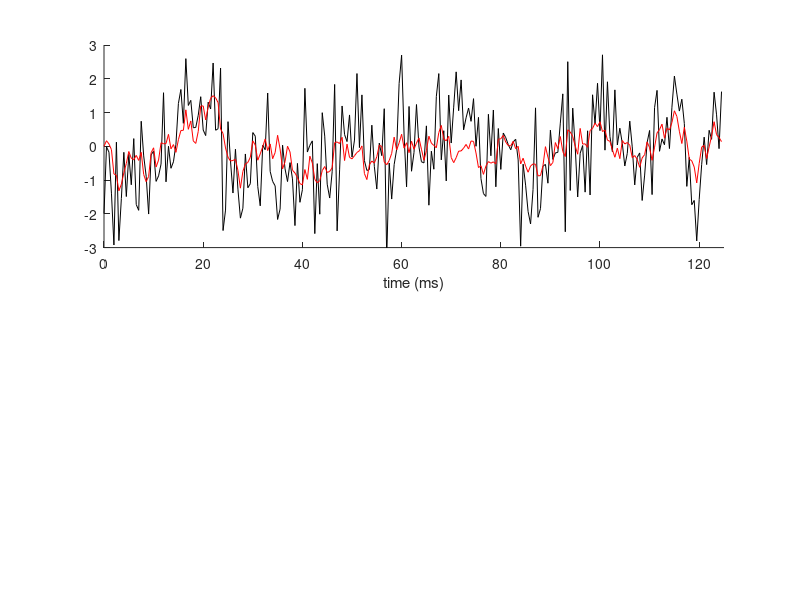

Reproduce this figure in MATLAB. (Note: this script raises an error after producing the figure.)
%
%  Gabbiani & Cox, Mathematics for Neuroscientists, 2nd ed
%

%%
%relaxation time constant and steady-state SD
tau_ou = 2.7; %ms
sig_ou = 0.55; %mu S

%time step and time vector
dt = 0.5; %ms
fs = 1/(dt*1e-3); %sampling freq
fn = fs/2; %nyquist freq

%this gives 16 segments to average over for the 
%power spectrum
n_seg = 32;
seg_len = 2048;
n_v = 0:(n_seg*seg_len-1);
t_v = n_v*dt;
n_t_v = length(t_v);

%numerical simulation factors
nsf_1 = exp(-dt/tau_ou);
nsf_2 = sqrt(1-exp(-2*dt/tau_ou));

%initial value of the random conductance variable
x0 = 0;

%random white noise increment
w_vou = normrnd(0,1,1,n_t_v);
u_vou = sig_ou*nsf_2*w_vou;

%save space for random vector
x_vou = zeros(1,n_t_v);

%initial condition
x_vou(1) = x0;

for i =2:n_t_v
    %stochastic update
    x_vou(i) = x_vou(i-1)*nsf_1 + u_vou(i);
end;

%white noise
sigma_w = 1;
y_vw = randn(size(x_vou));

z = x_vou + y_vw;

h_f1 = figure; 
h_a1 = subplot(2,1,1);
%show data
line('Parent',h_a1,'XData',t_v(1:250),'YData',z(1:250));
line('Parent',h_a1,'XData',t_v(1:250),'YData',x_vou(1:250),'Color','r');
set(h_a1,'XLim',[0 125],'YLim',[-3 3]);
xlabel(h_a1,'time (ms)');

%% 

%debug
%2048 = window length (hamming)
%1024 = overlap (50 percent)
%2048 = number of samples for fft
%2000 = sampling frequency (0.5 ms = 2kHz)
%[px_w,f_w] = pwelch(x_vou,seg_len,seg_len/2,seg_len,fs,'twosided');
%line('Parent',handles.axes4,'XData',f_w(1:seg_len/2 + 1),'YData',px_w(1:seg_len/2+1),'Color','r');

%[py_w,f_w] = pwelch(y_vw,seg_len,seg_len/2,seg_len,fs,'twosided');
%line('Parent',handles.axes4,'XData',f_w(1:seg_len/2 + 1),'YData',py_w(1:seg_len/2+1));

%[pz_w,f_w] = pwelch(z,seg_len,seg_len/2,seg_len,fs,'twosided');
%line('Parent',handles.axes4,'XData',f_w(1:seg_len/2 + 1),'YData',pz_w(1:seg_len/2+1),'Color','k');

%theoretical power spectrum OU process
f = 0:0.1:1000;
pfou = 2*sig_ou^2*tau_ou*1e-3./(1 + (2*pi*f*tau_ou*1e-3).^2);
%line('Parent',handles.axes4,'XData',f,'YData',pfou,'Color','g');

%theoretical power spectrum white noise
pfw = sigma_w^2/(2*fn)*ones(size(f));

%line('Parent',handles.axes4,'XData',f,'YData',pfw,'Color','b');

%theoretical power spectrum sum of OU and white noise
pfz = pfw + pfou;
%line('Parent',handles.axes4,'XData',f,'YData',pfz,'Color','r');

%top_ylim = 10e-8;
%set(handles.axes4,'XLim',[0 200]); %,'YLim',[0 top_ylim]);

nfft = 2048;
noverlap = 1024;
window = 2048;
[Cxy,F] = mscohere(z,x_vou,window,noverlap,nfft,fs);
h_a2 = subplot(2,1,2);
line('Parent',h_a2,'XData',F,'YData',Cxy);
xlabel(h_a2,'frequency (Hz)');
ylabel(h_a2,'coherence');

%theoretical mean square coherence
cxy_t = pfou./pfz;
line('Parent',h_a2,'XData',f,'YData',cxy_t,'Color','r');

%%
%
% modified from whiten1
%

% Generate an oversampled white noise segment in the frequency domain
% Passes the white noise through a static non-linearity. Computes 
% autocorrelations of the input and outpout, cross correlation and 
% corresponding quantities in the Fourier domain. Analytical results
% are plotted as well.
   
%
% Generate the white noise
%

stddev = 1;
fc = 100; %cut-off frequency Hz
deltat = 1e-3; %sampling step, converts from msec in sec
fs = 1/deltat; %sampling frequency
seg_len = 1024;
n = 32*seg_len; %number of samples
sigma = sqrt((stddev^2*n)/(4*fc*deltat));
 
%typically, a random seed controls the state of the random number 
%generator. To make the following sequence reproducible it should
%be initialized here 

whitef = zeros(1,n);
   
%zero frequency component
ai = randn(1) * sigma;
whitef(1) = complex(ai,0);

%all component except for nyquist
for i=2:n/2
    if ( i/(n*deltat) < fc )
        ai = randn(1) * sigma;
        bi = randn(1) * sigma;
        whitef(i) = complex(ai,bi);
        whitef(n-i+2) = complex(ai,-bi);
    end;
end;

ai = randn(1) * sigma;
whitef(n/2+1) = complex(ai,0);

whitet = fft(whitef);
whitet = whitet/n;
whitet = real(whitet);

%
%autocorrelation function of the input
%

%analytical formula
n_tp = 128;
t_v = (-n_tp:n_tp)* deltat;
ind_z = find(t_v == 0);
auto_th = sin(2*pi*fc*t_v)./(2*pi*fc*t_v);
auto_th(ind_z) = 1;

%
%power spectrum of input
%

%computed from the FT of the autocorrelation
df = 1/(2*n_tp*deltat);
f_auto = (0:2*n_tp-1)*df;
auto_sf = circshift(auto_th(2:end),[0 -(n_tp-1)]);
ps_est1 = real(fft(auto_sf))*deltat;

%
% static non-linearity
%

%gaussian signal
x = -5:0.01:5;
y = normpdf(x,0,1);

l2 = 1/10;
nl2 = erf(x/(sqrt(2)*l2));
nw2 = erf(whitet/(sqrt(2)*l2));

[n,xout] = hist(whitet,100);
dxout = xout(2) - xout(1);
n = n/(sum(n*dxout));

h_f2 = figure;
h_a3 = subplot(1,3,1);
bar(h_a3,xout,n);
line('Parent',h_a3,'XData',x,'YData',y,'Color','r');
set(h_a3,'TickDir','out');

h_a4 = subplot(1,3,2);
line('Parent',h_a4,'XData',x,'YData',nl2);
set(h_a4,'XLim',[-1 1]);

[n,xout] = hist(nw2,100);
dxout = xout(2) - xout(1);
n = n/(sum(n*dxout));

h_a5 = subplot(1,3,3);
bar(h_a5,xout,n);
set(h_a5,'XLim',[-1.1 1.1],'YLim',[0 25],'TickDir','out');

%%
n_pts = 250;
t_v_ex = (1:n_pts)*dt;

h_f3 = figure; 
h_a6 = subplot(2,1,1);
line('Parent',h_a6,'XData',t_v_ex,'YData',whitet(1:n_pts),'Color','r');
line('Parent',h_a6,'XData',t_v_ex,'YData',nw2(1:n_pts),'Color','k');
set(h_a6,'XLim',[0 125],'YLim',[-3 3]);
xlabel(h_a6,'time (ms)');

%%
%
%autocorrelation of output
%
% %analytical formula
auto_th2 = (2/pi)*asin(auto_th/(1 + l2^2));

%
%power spectrum of output
%

%analytical forumula from autocorrelation function
auto_sf2 = circshift(auto_th2(2:end),[0 -(n_tp-1)]);
ps_est2 = real(fft(auto_sf2))*deltat;

%
%cross correlation
%
cross_th2 = (sqrt(2)/sqrt(pi))*(1/sqrt(1 + l2^2))*auto_th;

%
%cross spectrum
%

%value from cross correlation
cross_sf = circshift(cross_th2(2:end),[0 -(n_tp-1)]);
cs_est = (abs(fft(cross_sf))*deltat).^2;

%
%mean squared coherence
%

%seg_len = window 
%seg_len/2 = noverlap
%seg_len = nfft
[Cxy,F] = mscohere(nw2,whitet,seg_len,seg_len/2,seg_len,1000);
 
%theoretical value
coh_th = cs_est./(ps_est1.*ps_est2);
% 
%plot ms coherence
h_a7 = subplot(2,1,2);
line('Parent',h_a7,'XData',F,'YData',Cxy);
line('Parent',h_a7,'XData',f_auto(1:n_tp+1),'YData',coh_th(1:n_tp+1),'Color','r');
set(h_a7,'YLim',[0 1]);
xlabel(h_a7,'frequency (Hz)');

%print(handles.figure1,'-depsc2','coherence_est.eps');
